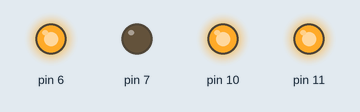
Simulated run of this sketch. Board: Arduino Uno, built with avr-gcc and run on an emulated ATmega328P. Parts: output pins drawn as LEDs (lit = HIGH).

Above: at 0.1 s.
Timing chart, 0 to 1.6 s (numbered marks = the images above):
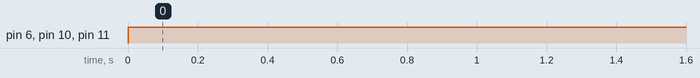

Measured:
- by itself, pin 6, pin 10, pin 11: LOW → HIGH at 0.00 s

The sketch:

sketch_jul1b.ino
```cpp
void setup() {
  // put your setup code here, to run once:
  pinMode(6, OUTPUT);
  pinMode(7, OUTPUT);
  pinMode(10, OUTPUT);
  pinMode(11, OUTPUT);

//analogWrite(A1,120);
//analogWrite(A2,120);
}

void loop() {
  // put your main code here, to run repeatedly:
  digitalWrite(6, HIGH);
  digitalWrite(7, LOW);
  digitalWrite(10, HIGH);
  digitalWrite(11, HIGH);
}
```
